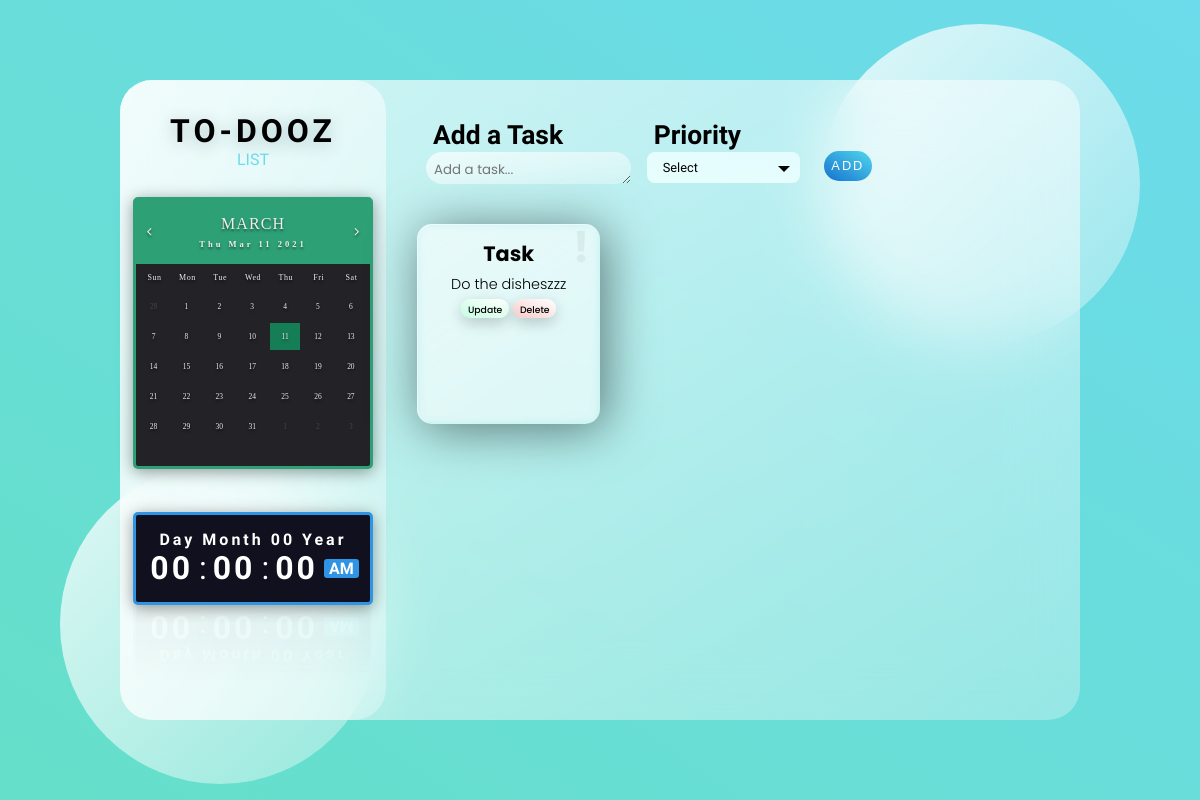
Before: /glass with the older database file.
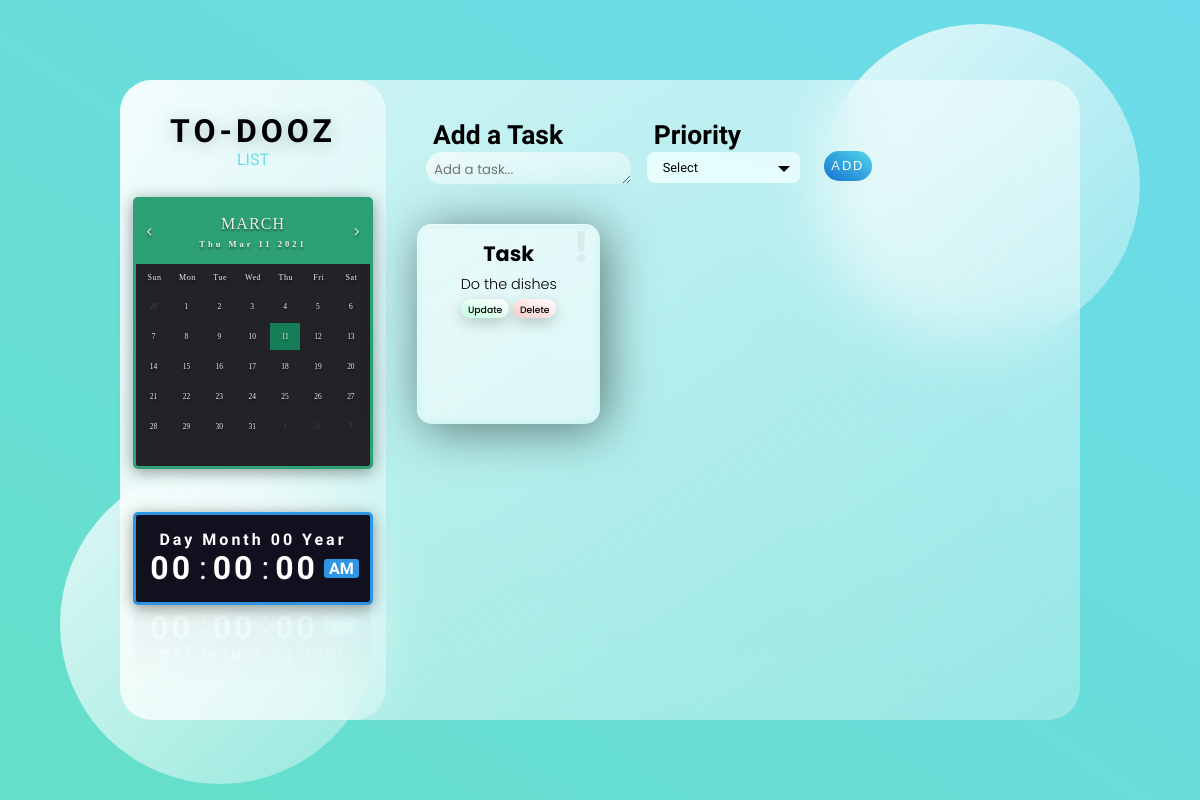
After: the same page with the newer database file.
### app.py (models this page shows, shortened)
class TodoGlass(db.Model):
    id = db.Column(db.Integer, primary_key=True)
    content = db.Column(db.String(200), nullable=False)
    category = db.Column(db.String(80), nullable=False)
    priority = db.Column(db.String(2))
    date_created = db.Column(db.DateTime, default=datetime.utcnow)

### app.py (the view)
@app.route('/glass', methods=['GET', 'POST'])
def glasshome():
    if request.method == 'POST': #grab task and put on database
        task_content = request.form['content'] #content of input
        task_priority = request.form.getlist('category')
        task_priority = task_priority[0]
        if task_priority == "Urgent":
            priority = 1
        elif task_priority == 'Important':
            priority = 2
        else:
            priority = 3
        new_task = TodoGlass(content=task_content, category=task_priority, priority=priority) #create new task from input
        try: #commit task to database
            db.session.add(new_task)
            db.session.commit()
            return redirect('/glass') #redirect back home
        except:
            return 'There was an issue adding your task'
    else:
        tasks = TodoGlass.query.order_by(TodoGlass.priority).order_by(TodoGlass.date_created).all() #return database contents in order of creation (new-old)
        return render_template('glass.html', tasks=tasks)

### templates/glass.html (shortened to what this page needs)
{% extends 'glassbase.html' %}
{% block head %}
<link
    rel='stylesheet'
    href='https://stackpath.bootstrapcdn.com/font-awesome/4.7.0/css/font-awesome.min.css'
/>
{% endblock %}
{% block body %}
<div class='dashboard'>
    <div class="titlecontainer">
        <div class="title">
            <span class='text1'>To-Dooz</span>
            <span class='text2'>List</span>
        </div>
    </div>
    <div class="container">
        <div class="calendar">
            <div class="month">
            <i class="fa fa-angle-left prev"></i>
            <div class="date">
                <h1></h1>
                <p></p>
            </div>
            <i class="fa fa-angle-right next"></i>
            </div>
            <div class="weekdays">
            <div>Sun</div>
            <div>Mon</div>
            <div>Tue</div>
            <div>Wed</div>
            <div>Thu</div>
            <div>Fri</div>
            <div>Sat</div>
            </div>
            <div class="days"></div>
        </div>
    </div>
    <div class="datetime">
        <div class="date">
            <span id='dayname'>Day</span>
            <span id='month'>Month</span>
            <span id='daynum'>00</span>
            <span id='year'>Year</span>
        </div>
        <div class="time">
            <span id='hour'>00</span>:
            <span id='minutes'>00</span>:
            <span id='seconds'>00</span>
            <span id='period'>AM</span>
        </div>
    </div>
</div>
<div class="tasks">
    <form action='/glass' method='POST'>
        <div class="addtask">
            <div class="taskname">
                <h1> Add a Task </h1>
                <textarea rows='1' placeholder="Add a task..." id='content' name='content' required></textarea>
            </div>
            <div class="priority">
                <h1>Priority</h1>
                <div class="select-box">
                    <div class="custom-select">
                        <select name='category' id='cusSelectbox'>
                            <option value="Task" >Select</option>
                        </select>
                    </div>
                </div>
            </div>
            <div class="button">
                <input class='taskbutton' type="submit" value='ADD'/>
            </div>
        </div>
    </form>
    <div class="containercard">
        {% for task in tasks %}
        <div class="card">
            <div class="content"    id='contentflip'>
                <div class="card__face card__face--front">
                    {% if task.category == 'Task' %}
                    <h2 class='task'>!</h2>
                    {% endif %}
                    <h3>{{ task.category }}</h3>
                    <p>{{ task.content }}</p>
                    <a href='#' class='flipper'>Update</a>
                    <a id='deletebutton' href='/glass/delete/{{task.id}}'>Delete</a>
                </div>
                <div class="card__face card__face--back">
                    <form action="/glass/update/{{task.id}}" method="POST">
                        <div class="custom-select">
                            <select name='category' id='cusSelectbox'>
                                <option value="Task">Select Priority</option>
                            </select>
                        </div>
                        <textarea rows='5' placeholder="Add a task..." id='content' name='content' required>{{task.content}}</textarea>
                        <div class="backupdates">
                            <input class="backupdate" type="submit" value="Update">
                            <a id='deletebutton' class="backupdate" href='/glass/delete/{{task.id}}'>Delete</a>
                        </div>
                    </form>
                </div>
            </div>
        </div>
        {% endfor %}
    </div>
</div>
{% endblock %}

### templates/glassbase.html (shortened to what this page needs)
<!DOCTYPE html>
<html>
    <head>
        <link rel="stylesheet" href="{{ url_for('static', filename='css/title.css') }}">
        <link rel="stylesheet" href="{{ url_for('static', filename='css/calendar.css') }}">
        <link rel="stylesheet" href="{{ url_for('static', filename='css/clock.css') }}">
        <link rel="stylesheet" href="{{ url_for('static', filename='css/taskname.css') }}">
        <link rel="stylesheet" href="{{ url_for('static', filename='css/cards.css') }}">
        <link rel="stylesheet" href="{{ url_for('static', filename='css/priority.css') }}">
        <link rel="stylesheet" href="{{ url_for('static', filename='css/glassstyle.css') }}">
        {% block head %}{% endblock %}
    </head>
    <body onload='initClock()'>
        <main>
            <section class="glass">
                {% block body %}{% endblock %}
            </section>
        </main>
        <div class="circle1"></div>
        <div class="circle2"></div>
    </body>
</html>

### static/css/title.css (style rules this page uses)
.titlecontainer { position: relative; display: block; margin-top: 2rem; }
.title { text-align: center; width: 100%; height: 75px; }
.title span { text-transform: uppercase; display: block; }
.text1 { font-size: 2rem; font-weight: 700; letter-spacing: 4px; margin-bottom: 0px; background: transparent; position: relative; animation: text1 3s 1; color: black; font-family: 'Tenor Sans', sans-serif; text-shadow: 0 calc(0.5rem/3) 1rem rgba(30, 63, 73, 0.3);; }
.text2 { font-family: 'Nanum Gothic Coding', monospace; font-size: 1rem; color: #6cdbeb; animation: text2 3s 1; }

### static/css/calendar.css (style rules this page uses)
.container { color: #eee; display: flex; justify-content: center; align-items: center; padding: 15px 13px; margin-top: -5px; margin-bottom: 13px; }
.calendar { width: calc(45rem/3); height: calc(51rem/3); background-color: #222227; box-shadow: 0 calc(0.5rem/3) 1rem rgba(0, 0, 0, 0.4); border: 3px solid #2da175; border-radius: 5px; }
.month { width: 100%; height: 4rem; background-color: #2da175; display: flex; justify-content: space-between; align-items: center; padding: 0 calc(2rem/3); text-align: center; text-shadow: 0 calc(0.3rem/3) calc(0.5rem/3) rgba(0, 0, 0, 0.5); }
.month i { font-size: calc(2.5rem/3); cursor: pointer; }
.month h1 { font-size: 1rem; font-weight: 400; text-transform: uppercase; letter-spacing: calc(0.2rem/3); margin-bottom: calc(1rem/3); }
.month p { font-size: calc(1.6rem/3); }
.weekdays { width: 100%; height: calc(5rem/3); padding: 0 calc(0.4rem/3); display: flex; align-items: center; }
.weekdays div { font-size: calc(1.5rem/3); font-weight: 400; letter-spacing: calc(0.1rem/3); width: calc(calc(44.2rem / 7)/3); display: flex; justify-content: center; align-items: center; text-shadow: 0 calc(0.3rem/3) calc(0.5rem/3) rgba(0, 0, 0, 0.5); }
.days { width: 100%; display: flex; flex-wrap: wrap; padding: calc(0.2rem/3); }

### static/css/clock.css (style rules this page uses)
.datetime { color: #fff; background: #10101E; font-family: 'Abel', sans-serif; width: 90%; padding: 15px 10px; border: 3px solid #2E94E3; border-radius: 5px; -webkit-box-reflect: below -15px linear-gradient(transparent, rgba(255, 255, 255, 0.05)); transition: 0.5s; transition-property: background, box-shadow; margin-bottom: -30px; margin-top: 15px; box-shadow: 0 calc(0.5rem/3) 1rem rgba(0, 0, 0, 0.4); }
.date { font-size: 1rem; font-weight: 600; text-align: center; letter-spacing: 3px; }
.time { font-size: 2rem; display: flex; justify-content: center; align-items: center; }
.time span:not(:last-child) { position: relative; margin: 0 6px; font-weight: 600; text-align: center; letter-spacing: 3px; }
.time span:last-child { background: #2E94E3; font-size: 1rem; font-weight: 600; text-transform: uppercase; margin-top: 0px; margin-right: 3px; padding: 0 5px; border-radius: 3px; }

### static/css/taskname.css (style rules this page uses)
.taskname { margin-right: 1rem; width: calc(100%/3); }
.addtask h1 { margin-left: 7px; margin-bottom: 2px; }
.addtask textarea { font-family: 'Poppins', 'sans-serif'; background: linear-gradient( to right bottom, rgba(255, 255, 255, 0.7), rgba(255, 255, 255, 0.3)); border: none; width: 100%; padding: 0.5rem; border-radius: 2rem; }
.content textarea { background: linear-gradient( to right bottom, rgba(255, 255, 255, 0.7), rgba(255, 255, 255, 0.3)); border: none; margin-top: 2px; width: 100%; padding: 0.5rem; border-radius: 2rem; }
.backupdate { font-size: calc(0.5rem); padding: calc(8px/3) calc(20px/3); margin-top: calc(15px/3); background: linear-gradient( to right top, rgba(6, 102, 204, 0.925), rgba(72, 213, 235, 0.945)); color: #fff; border-radius: 20px; text-decoration: none; font-weight: 500; box-shadow: 0 5px 15px rgba(0, 0, 0, 0.2); padding-top: 4px; border: transparent; font-family: 'Poppins', 'sans-serif'; }

### static/css/priority.css (style rules this page uses)
.priority { margin-right: 1.5rem; width: calc(100%/4); }
.custom-select { position: relative; font-size: 0.8rem; }
.custom-select select { display: none; }

Changed rows visible on the page:
changed TodoGlass "Task": content "Do the disheszzz" → "Do the dishes"
